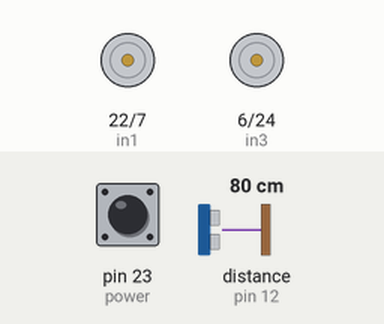
Simulated run of this sketch. Board: Arduino Mega 2560, built with avr-gcc and run on an emulated ATmega2560. Shown: motor-driver pin pairs drawn as motors (green arrow = first pin HIGH = forward, orange = second pin HIGH = backward, longer = more drive, scaled by the enable pin). The test bench sets the inputs (shaded band); at power-on: pin 23 (power) HIGH, distance to the obstacle (sensor on pin 12) 80 cm. The echo pulse lasts 58.3 µs per cm.

Above: at 1.2 s.
1.3 s: pin 23 (power) pulled LOW for 0.15 s
At 1.37 s:
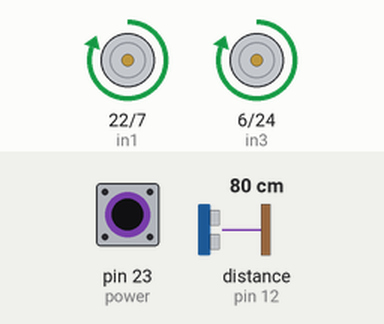
2.9 s: pin 23 (power) pulled LOW for 3.2 s
At 7.1 s:
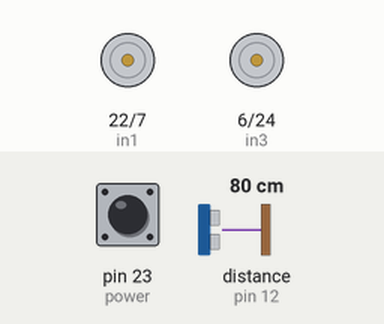
Timing chart, 0 to 8.6 s (numbered marks = the images above; inputs shaded):
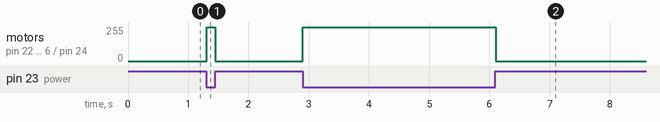

The sketch:

arduino.ino
```cpp
#define power 23

#define enA 9
#define in1 22
#define in2 7

#define enB 8
#define in3 6
#define in4 24

#define trig 13
#define echo 12
long duration;
int distance;

void setup() {
  pinMode(power, INPUT);

  pinMode(enA, OUTPUT);
  pinMode(in1, OUTPUT);
  pinMode(in2, OUTPUT);

  pinMode(enB, OUTPUT);
  pinMode(in3, OUTPUT);
  pinMode(in4, OUTPUT);

  pinMode(trig, OUTPUT);
  pinMode(echo, INPUT);

}

void loop() {

  // disable if jumper switch is disconnected
  digitalWrite(power, HIGH);
  if (digitalRead(power) == 1) {
    analogWrite(enA, 0);
    analogWrite(enB, 0);
    return;
  }

  // measure distance to objects in path
  digitalWrite(trig, LOW);
  delayMicroseconds(2);
  digitalWrite(trig, HIGH);
  delayMicroseconds(10);
  digitalWrite(trig, LOW);
  duration = pulseIn(echo, HIGH);
  distance = duration * 0.034 / 2;

  // reverse left motor if path not clear
  if (distance <= 16) {
    digitalWrite(in1, LOW);
    digitalWrite(in2, HIGH);
  } else {
    digitalWrite(in1, HIGH);
    digitalWrite(in2, LOW);
  }

  digitalWrite(in3, HIGH);
  digitalWrite(in4, LOW);

  analogWrite(enA, 255);
  analogWrite(enB, 255);
}
```

Measured:
- after the input at 1.3 s, motor on pin 22 (in1) / pin 7 (in2), motor on pin 6 (in3) / pin 24 (in4): stopped → forward 255/255 at once, → stopped 0.15 s later
- after the input at 2.9 s, motor on pin 22 (in1) / pin 7 (in2), motor on pin 6 (in3) / pin 24 (in4): stopped → forward 255/255 at once, → stopped 3.2 s later
